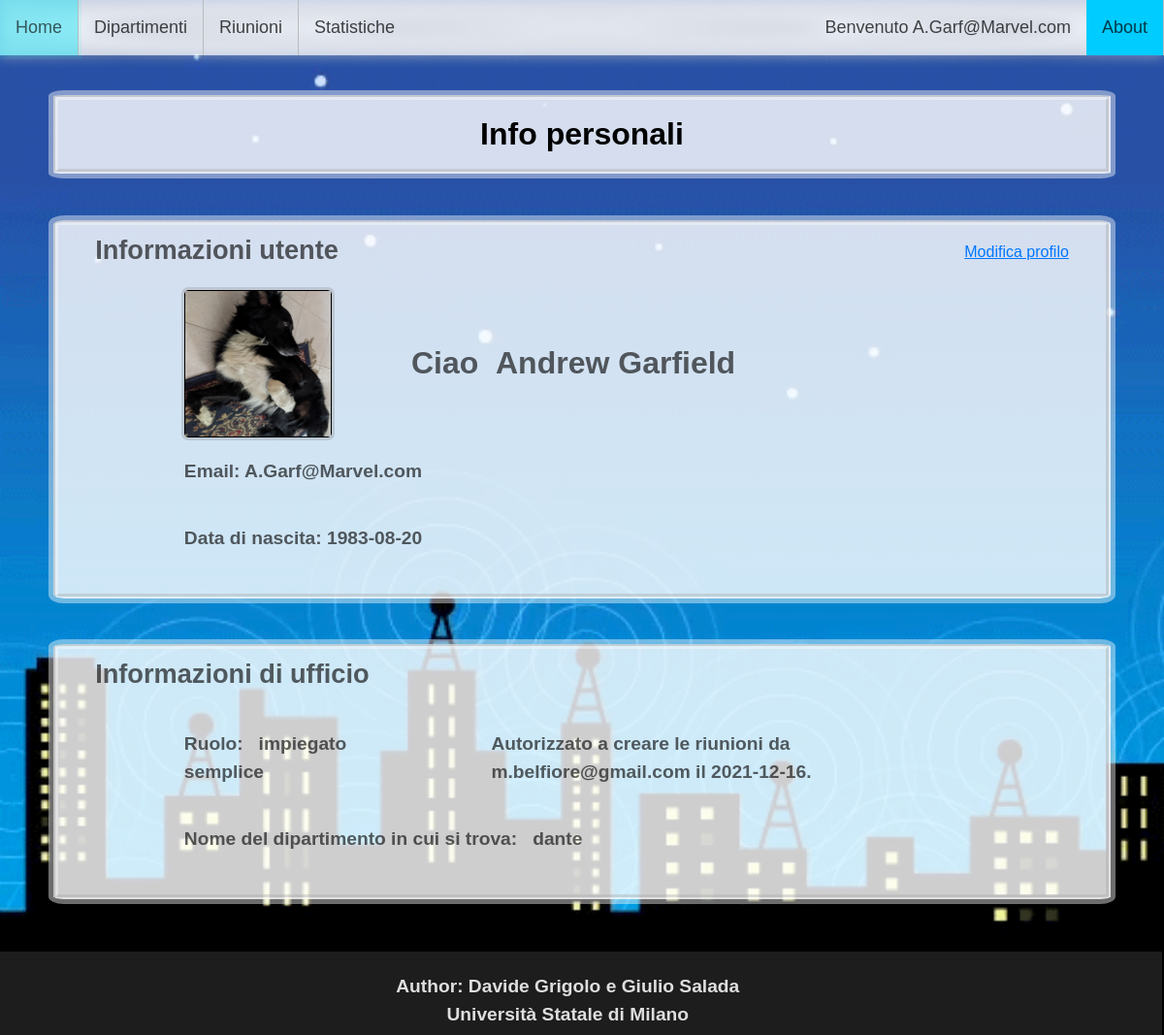
The app's page /Progetto/Frontend/PROFILO.php (signed in) with its own data.
### tables this page shows
CREATE TABLE `dipendente` (
  `Email` varchar(50) NOT NULL,
  `Nome` varchar(50) NOT NULL,
  `Cognome` varchar(50) NOT NULL,
  `Ruolo` varchar(50) NOT NULL DEFAULT '' CHECK (`Ruolo` in ('impiegato','direttore')),
  `tipo_impiegato` varchar(50) DEFAULT NULL CHECK (`tipo_impiegato` = 'funzionario' or `tipo_impiegato` = 'capo settore' or `tipo_impiegato` = 'impiegato semplice'),
  `Foto` varchar(50) DEFAULT NULL,
  `Data_nascita` date DEFAULT NULL,
  `Data_proclamazione` date DEFAULT NULL,
  `nome_Dipartimento` varchar(50) NOT NULL,
  `email_auth` varchar(50) DEFAULT NULL,
  `data_auth` date DEFAULT NULL,
  `password` varchar(50) DEFAULT NULL
);

### Progetto/common/DBquery.php (called while the page is built, shortened)
<?php
function About1($mail){
include "../Backend/DBconnect.php";
$query1 = "SELECT * FROM dipendente WHERE email='$mail';";
$res = $cid->query($query1)
    Or die("<p>Impossibile eseguire query.</p>"
    . "<p>Codice errore " . $cid->errno
    . ": " . $cid->error) . "</p>";
if ($res->num_rows > 0) {
    while($row = $res->fetch_assoc()) {
      return $row;
    }
  } else {
    echo "0 results";
  }
}
?>

### Progetto/frontend/PROFILO.php (the view, shortened to what this page needs)
<!DOCTYPE html>
<html>
    <head>
        <link rel="stylesheet" type="text/css" href="../CSS/sito.css">
        <link rel="stylesheet" type="text/css" href="../CSS/profilo.css">
    </head>
    <body>
        <?php session_start(); include "../Backend/PAGEcheck.php"; $mail = $_SESSION["logged"];  include "../common/NAVBar.php";
        include '../common/DBquery.php';
        $row = About1($mail);
        ?>
        <div class = "DIVbox">
        <h1>Info personali</h1>
        </div>
        <div class = "DIVbox">
            <table class ="title">
                <tr>
                    <td><strong>Informazioni utente</strong></td>
                    <td><a class="button, prof_BOTT" href="#popup1">Modifica profilo</a>
                    </td>
                </tr>
            </table>
            <table>
                <tr>
                    <td><div class ="BORDEREDbox">
                        <a class="button, prof_BOTT" href="#popup2">
                        <img id="currentPhoto" src="<?php echo '../Immagini/'.$row["Foto"]?>" onerror="this.onerror=null; this.src='../Immagini/empty-profile.png'"
                        width="150px" height="150px"></a>
                    </div></td>
                    <td width="99%">
                    <h1>Ciao &nbsp<?php echo $row["Nome"]; echo " "; echo $row["Cognome"] ?></h1></td>
                </tr>
                <tr>
                    <td colspan="3"><p>Email: <?php echo $row["Email"] . " "?></p></td>
                </tr>
                <tr>
                    <td colspan="2"><p>Data di nascita: <?php echo $row["Data_nascita"]?></p></td>
                </tr>
            </table>
        </div>
        <div class = "DIVbox">
            <table class ="title">
                <tr>
                    <td><strong>Informazioni di ufficio</strong></td>
                </tr>
            </table>
            <table>
                <tr>
                    <?php if ($row["Ruolo"]=="direttore"){
                        echo "<td><p>Ruolo: &nbsp&nbsp direttore</p></td>";
                        echo "<td><p>Data di proclamazione: "; echo $row["Data_proclamazione"] . "</p></td>";
                    } else {
                        echo "<td><p>Ruolo: &nbsp&nbsp"; echo $row["tipo_impiegato"] . "</p></td>";
                        if ($row["data_auth"]!=NULL){
                            echo "<td><p>Autorizzato a creare le riunioni da <b>"; echo $row["email_auth"];
                            echo "</b> il <b>"; echo $row["data_auth"]; echo "</b>.</td>";
                        } else {
                            echo "<td>Non sei autorizzato a creare le riunioni.</td>";
                        }
                    }?>
                </tr>
                <tr>
                    <td colspan="2"><p>Nome del dipartimento in cui si trova: <?php echo "&nbsp&nbsp" . $row["nome_Dipartimento"]?></p></td>
                </tr>
            </table>
        </div>
    </body>
</html>

### Progetto/CSS/sito.css (style rules this page uses)
body { font-size: 12pt; line-height: 1.8em; font-family: Arial, sans-serif; background-image: url("../immagini/animated-pattern.gif"); background-size: auto 100%; background-attachment:fixed; color: #ffffffad; }
td { padding-right:0; padding-left: 15; }
td:last-child { border-right:#04AA6D; }
table { text-align: left; color: rgba(7, 7, 7, 0.644); padding: 2%; display: block; margin-left: 10%; margin-right: 10%; border-collapse: collapse; border: rgba(0, 0, 0, 0) 0px; border-radius: 6px; border: 1; background: rgba(0, 0, 0, 0); }
.DIVbox { text-align: center; height:min-content; position:static; color: black; outline: 5px solid rgba(253, 253, 253, 0.432); border: 5px solid rgba(253, 253, 253, 0.397); border-radius: 1%; background-color: rgba(255, 255, 255, 0.808); font-size:medium; line-height: fit-content; }
.footer { clear: both; position: relative; height: 80px; margin-top: -80px; width: 103%; margin-left: -3%; margin-bottom: -1%; text-align: center; padding: 3px; background-color: rgba(37, 37, 37, 0.801); color: rgba(255, 255, 255, 0.856); }

### Progetto/CSS/profilo.css (style rules this page uses)
.DIVbox { border-collapse: separate; border-style: groove; margin: 4%; }
table.title { font-size: 17pt; font-family: Arial, sans-serif; border-collapse: collapse; margin-left: 3.5%; margin-right: 3.5%; padding-top: 1%; border-spacing: 0px; padding-bottom: 0px; padding-left: 0px; padding-right: 0px; width:fit-content; }
table.title td:first-child { white-space:pre; }
table.title td:last-child { text-align: end; background: rgba(0, 0, 0, 0); width:100%; }
p { font-size:larger; font-weight: bolder; }
strong { font-size:larger; }
.prof_BOTT { font-size: 12pt; color: rgb(0, 119, 255); background: rgba(0, 0, 0, 0); border: 0; }
.BORDEREDbox { border: solid rgb(0, 0, 0) 1px; border-radius: 4px; background: white; outline: 3px solid rgba(128, 128, 128, 0.267); box-shadow: 2px solid grey; height: 150px; width: 150px; }
table td:last-child { padding-left: 10%; }
table td:first-child { padding-left: 0%; }

### records on screen
dipendente: Foto (picture), Nome "Andrew", Cognome "Garfield", Email "A.Garf@Marvel.com", Data_nascita "1983-08-20", tipo_impiegato "impiegato semplice", email_auth "m.belfiore@gmail.com", data_auth "2021-12-16", nome_Dipartimento "dante"

### other values on screen
$mail "A.Garf@Marvel.com"
